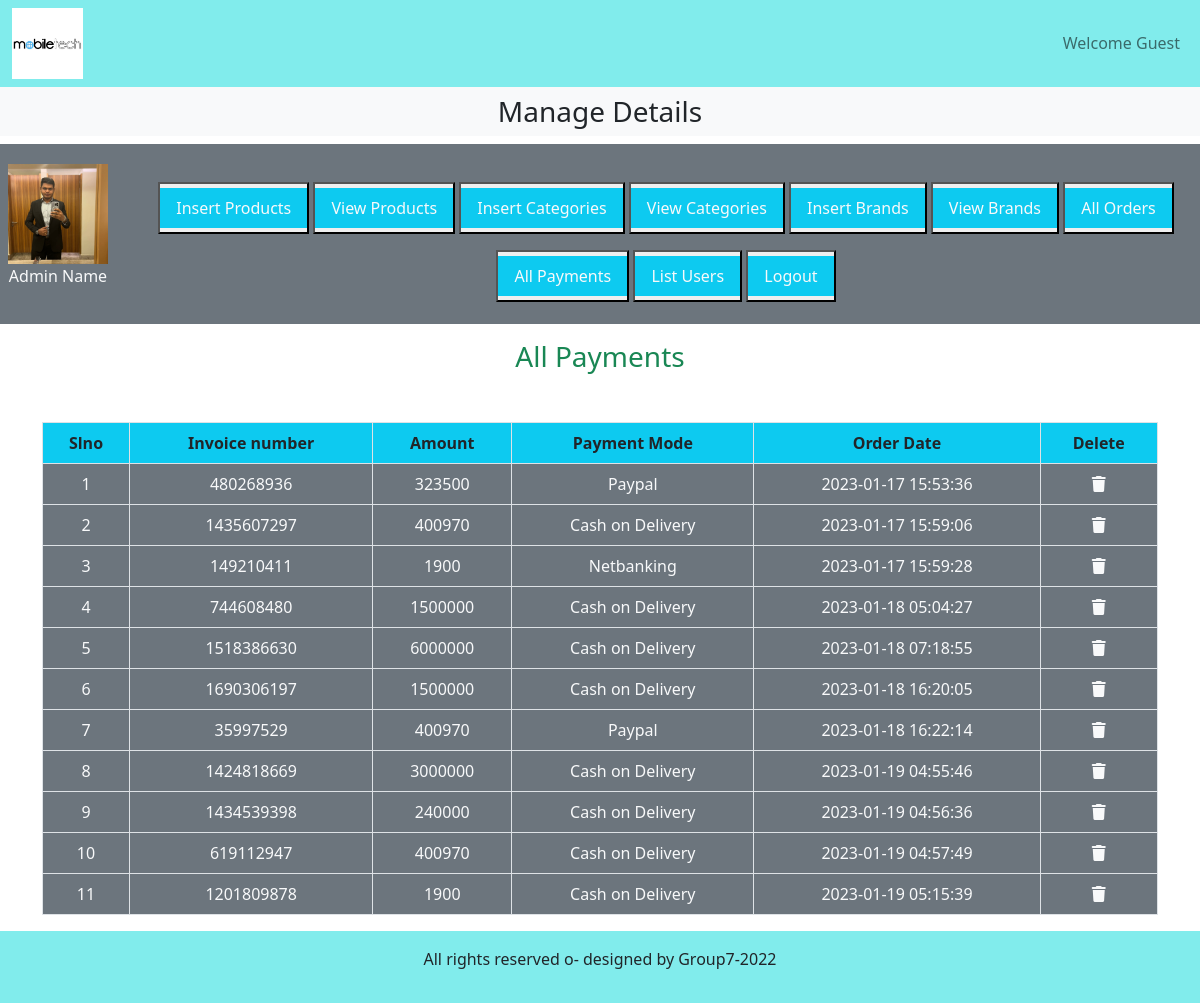
/admin_area/index.php?list_payments, run on the app's committed database.
### tables this page shows
CREATE TABLE IF NOT EXISTS `user_payments` (
  `payment_id` int NOT NULL AUTO_INCREMENT,
  `order_id` int NOT NULL,
  `invoice_number` int NOT NULL,
  `amount` int NOT NULL,
  `payment_mode` varchar(255) NOT NULL,
  `date` timestamp NOT NULL,
  PRIMARY KEY (`payment_id`)
);

### admin_area/list_payments.php (the view, shortened to what this page needs)
<h3 class="text-center text-success">All Payments</h3>
    <table class="table table-bordered mt-5">
        <thead class="bg-info text-center">
            <?php
                $get_payments="Select * from user_payments";
                $result=mysqli_query($con,$get_payments);
                $row_count=mysqli_num_rows($result);
                if($row_count==0){
                    echo "<h2 class='text-danger text-center mt-5'>No Payments yet</h2>";
                }else{
                    echo "<tr>
                    <th>Slno</th>
                    <th>Invoice number</th>
                    <th>Amount</th>
                    <th>Payment Mode</th>
                    <th>Order Date</th>
                    <th>Delete</th>
                    </tr>
                    </thead>
                    <tbody class='bg-secondary text-light'>
                    ";
                    $number=0;
                    while($row=mysqli_fetch_assoc($result)){
                        $order_id=$row['order_id'];
                        $invoice_number=$row['invoice_number'];
                        $amount=$row['amount'];
                        $payment_mode=$row['payment_mode'];
                        $payment_date=$row['date'];
                        $number++;
                ?>
                        <tr class='text-center'>
                            <td><?php echo $number ?></td>
                            <td><?php echo $invoice_number ?></td>
                            <td><?php echo $amount ?></td>
                            <td><?php echo $payment_mode ?></td>
                            <td><?php echo $payment_date ?></td>
                            <td><a href='index.php?delete_payments=<?php echo $order_id ?>'
                            class='text-light' data-toggle='modal' data-target='#exampleModal'><i class='fa-solid fa-trash'></i></a></td>
                        </tr>
                    <?php
                }
            }
            ?>
        </tbody>
    </table>

### style.css (style rules this page uses)
* { margin: 0; padding: 0; box-sizing: border-box; }

### admin_area/index.php (style rules this page uses)
body { overflow-x:hidden; }

### data on the page
user_payments: invoice_number "480268936", amount "323500", payment_mode "Paypal", date "2023-01-17 15:53:36"
user_payments: invoice_number "1435607297", amount "400970", payment_mode "Cash on Delivery", date "2023-01-17 15:59:06"
user_payments: invoice_number "149210411", amount "1900", payment_mode "Netbanking", date "2023-01-17 15:59:28"
user_payments: invoice_number "744608480", amount "1500000", payment_mode "Cash on Delivery", date "2023-01-18 05:04:27"
user_payments: invoice_number "1518386630", amount "6000000", payment_mode "Cash on Delivery", date "2023-01-18 07:18:55"
user_payments: invoice_number "1690306197", amount "1500000", payment_mode "Cash on Delivery", date "2023-01-18 16:20:05"
user_payments: invoice_number "35997529", amount "400970", payment_mode "Paypal", date "2023-01-18 16:22:14"
user_payments: invoice_number "1424818669", amount "3000000", payment_mode "Cash on Delivery", date "2023-01-19 04:55:46"
user_payments: invoice_number "1434539398", amount "240000", payment_mode "Cash on Delivery", date "2023-01-19 04:56:36"
user_payments: invoice_number "619112947", amount "400970", payment_mode "Cash on Delivery", date "2023-01-19 04:57:49"
user_payments: invoice_number "1201809878", amount "1900", payment_mode "Cash on Delivery", date "2023-01-19 05:15:39"
